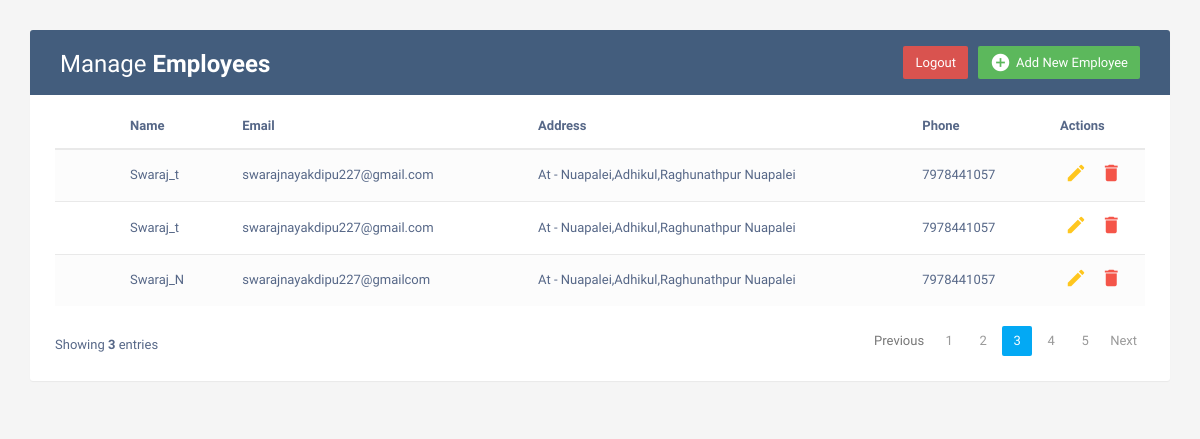
The app's page /index/ with its own data.
### CRUD/models.py (models this page shows, shortened)
class Employees(models.Model):
    name = models.CharField(max_length=200)
    email = models.EmailField(max_length=100)
    address = models.TextField()
    phone = models.IntegerField()

### CRUD/views.py (the view)
# urls.py: path('index/',cv.INDEX,name='index'),
def INDEX(request):
    emp = Employees.objects.all()
    context = {
        "emp":emp,
        "length":len(emp)
    }
    return render(request, 'home.html',context)

### templates/home.html (shortened to what this page needs)
<!DOCTYPE html>
<html lang="en">
<head>
<link rel="stylesheet" href="https://maxcdn.bootstrapcdn.com/font-awesome/4.7.0/css/font-awesome.min.css">
<link rel="stylesheet" href="https://maxcdn.bootstrapcdn.com/bootstrap/3.3.7/css/bootstrap.min.css">
  <body>
    <div class="container">
        <div class="table-wrapper">
            <div class="table-title">
                <div class="row">
                    <div class="col-sm-6">
						<h2>Manage <b>Employees</b></h2>
					</div>
					<div class="col-sm-6">
						<a href="#addEmployeeModal" class="btn btn-success" data-toggle="modal"><i class="material-icons">&#xE147;</i> <span>Add New Employee</span></a>
						<a href="{% url 'logout' %}" class="btn btn-danger" data-toggle="modal"><span>Logout</span></a>
					</div>
                </div>
            </div>
            <table class="table table-striped table-hover">
                <thead>
                    <tr>
						<th>
						</th>
                        <th>Name</th>
                        <th>Email</th>
						            <th>Address</th>
                        <th>Phone</th>
                        <th>Actions</th>
                    </tr>
                </thead>
                <tbody>
                    {% for i in emp %}
                    <tr>
						<td>
						</td>
                        <td>{{i.name}}</td>
                        <td>{{i.email}}</td>
						            <td>{{i.address}}</td>
                        <td>{{i.phone}}</td>
                        <td>
                            <a href="#editEmployeeModal-{{forloop.counter}}" class="edit" data-toggle="modal"><i class="material-icons" data-toggle="tooltip" title="Edit">&#xE254;</i></a>
                            <a href="#deleteEmployeeModal-{{forloop.counter}}" class="delete" data-toggle="modal"><i class="material-icons" data-toggle="tooltip" title="Delete">&#xE872;</i></a>
                        </td>
                    </tr>
                    {% endfor %}
                </tbody>
            </table>
			<div class="clearfix">
                <div class="hint-text">Showing <b>{{length}}</b> entries</div>
                <ul class="pagination">
                    <li class="page-item disabled"><a href="#">Previous</a></li>
                    <li class="page-item"><a href="#" class="page-link">1</a></li>
                    <li class="page-item"><a href="#" class="page-link">2</a></li>
                    <li class="page-item active"><a href="#" class="page-link">3</a></li>
                    <li class="page-item"><a href="#" class="page-link">4</a></li>
                    <li class="page-item"><a href="#" class="page-link">5</a></li>
                    <li class="page-item"><a href="#" class="page-link">Next</a></li>
                </ul>
            </div>
        </div>
    </div>
</body>
</html>

### templates/home.html (style rules this page uses)
body { color: #566787; background: #f5f5f5; font-family: 'Varela Round', sans-serif; font-size: 13px; }
.table-wrapper { background: #fff; padding: 20px 25px; margin: 30px 0; border-radius: 3px; box-shadow: 0 1px 1px rgba(0,0,0,.05); }
.table-title { padding-bottom: 15px; background: #435d7d; color: #fff; padding: 16px 30px; margin: -20px -25px 10px; border-radius: 3px 3px 0 0; }
.table-title h2 { margin: 5px 0 0; font-size: 24px; }
.table-title .btn { color: #fff; float: right; font-size: 13px; border: none; min-width: 50px; border-radius: 2px; border: none; outline: none !important; margin-left: 10px; }
.table-title .btn i { float: left; font-size: 21px; margin-right: 5px; }
.table-title .btn span { float: left; margin-top: 2px; }
table.table tr th, table.table tr td { border-color: #e9e9e9; padding: 12px 15px; vertical-align: middle; }
table.table tr th:first-child { width: 60px; }
table.table tr th:last-child { width: 100px; }
table.table-striped tbody tr:nth-of-type(odd) { background-color: #fcfcfc; }
table.table td:last-child i { opacity: 0.9; font-size: 22px; margin: 0 5px; }
table.table td a { font-weight: bold; color: #566787; display: inline-block; text-decoration: none; outline: none !important; }
table.table td a.edit { color: #FFC107; }
table.table td a.delete { color: #F44336; }
table.table td i { font-size: 19px; }
.pagination { float: right; margin: 0 0 5px; }
.pagination li a { border: none; font-size: 13px; min-width: 30px; min-height: 30px; color: #999; margin: 0 2px; line-height: 30px; border-radius: 2px !important; text-align: center; padding: 0 6px; }
.pagination li.active a, .pagination li.active a.page-link { background: #03A9F4; }
.hint-text { float: left; margin-top: 10px; font-size: 13px; }

### records on screen
Employees: name "Swaraj_t", email "swarajnayakdipu227@gmail.com", address "At - Nuapalei,Adhikul,Raghunathpur Nuapalei", phone "7978441057"
Employees: name "Swaraj_t", email "swarajnayakdipu227@gmail.com", address "At - Nuapalei,Adhikul,Raghunathpur Nuapalei", phone "7978441057"
Employees: name "Swaraj_N", email "swarajnayakdipu227@gmailcom", address "At - Nuapalei,Adhikul,Raghunathpur Nuapalei", phone "7978441057"

### other values on screen
{{ length }} "3"
